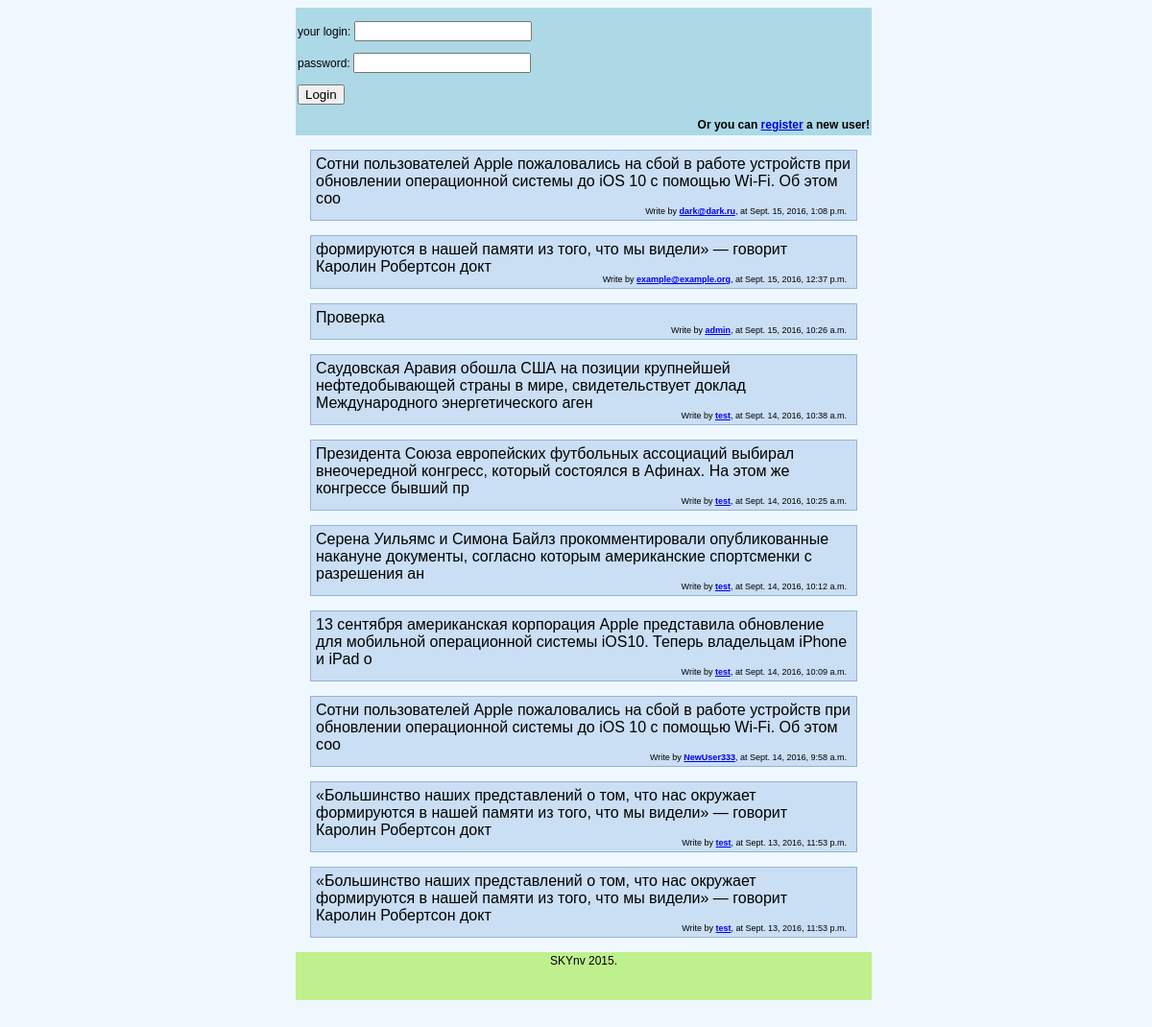
The app's page /, older data.
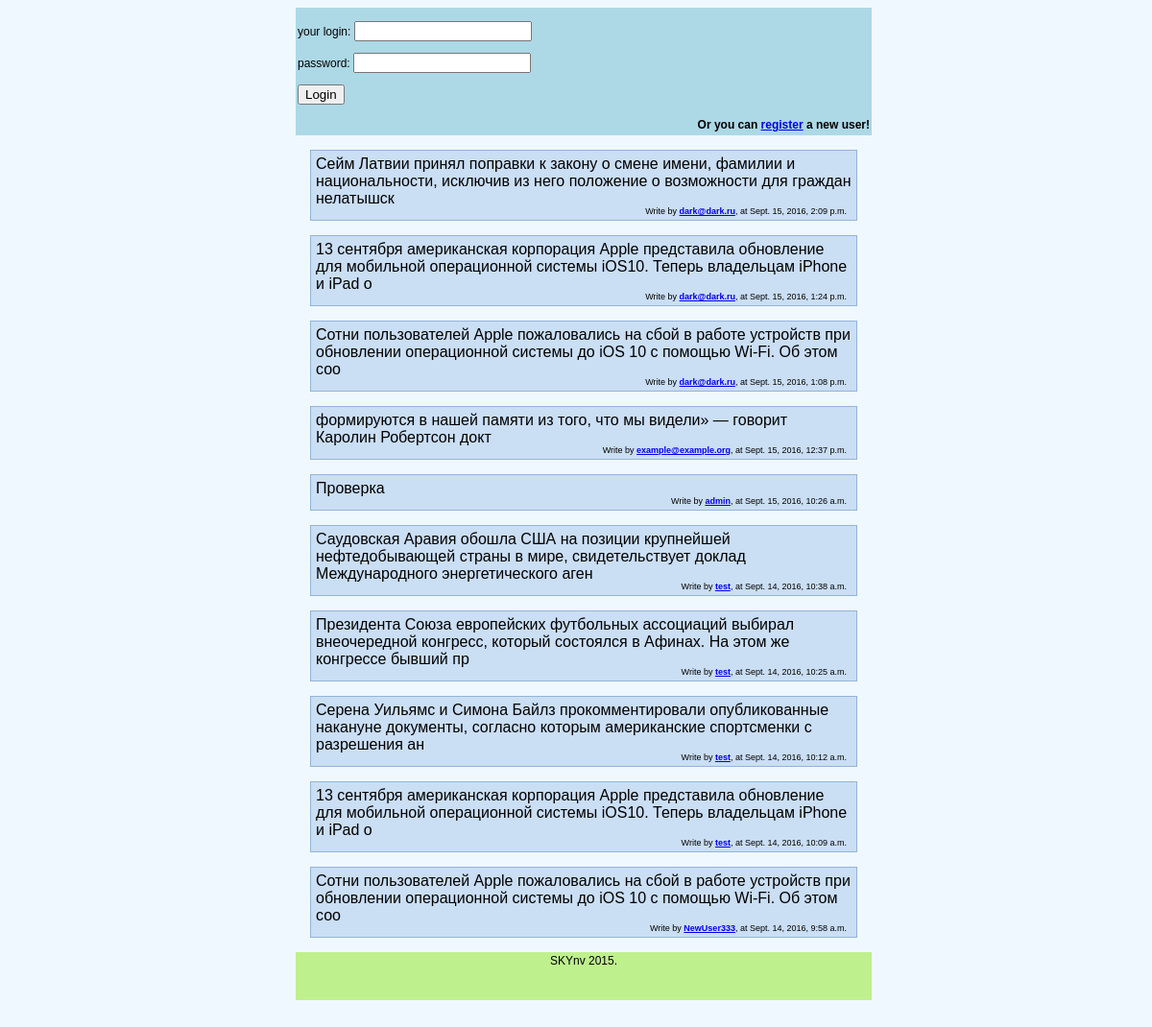
The same page, newer data.
### mblog/models.py (models this page shows, shortened)
class UserPost(models.Model):
    post_text = models.TextField(max_length=140)
    post_user = models.ForeignKey(User, null=True, related_name='+')
    post_date = models.DateTimeField()

### mblog/views.py (the view)
# urls.py: url(r'^$', views.index, name="index"),
def index(request):
    user = request.user
    last_post = UserPost.objects.order_by('-post_date')[:10]
    if user.is_authenticated:
        if request.POST:
            postform = PostForm(request.POST)
            if postform.is_valid():
                getpost(request)
                return HttpResponseRedirect('/')
        else:
            postform = PostForm()
        context_dict = {'user': user, 'form': postform, 'last_post': last_post}
    else:
        if request.POST:
            lform = LoginForm(request.POST)
            if lform.is_valid():
                name = lform.cleaned_data['user_login']
                pwd = lform.cleaned_data['user_password']
                user_login(request, name, pwd)
                return HttpResponseRedirect('/')
        else:
            lform = LoginForm()
        context_dict = {'user': user, 'last_post': last_post, 'lform': lform}
    return render(request, 'mblog/index.html', context_dict)

### mblog/forms.py (shortened to what this page needs)
class LoginForm(forms.Form):
    user_login = forms.CharField(label="your login")
    user_password = forms.CharField(widget=forms.PasswordInput, label="password", min_length=6, max_length=30)

### templates/mblog/index.html (shortened to what this page needs)
{% extends "mblog/base.html" %}
{% block content %}
    {% for post in last_post %}
        <div class="comment">
            {{ post.post_text }}
            <div class="info"> Write by <b><a href="/{{ post.post_user }}">{{ post.post_user }}</a></b>,
                at {{ post.post_date }} </div>
        </div>
    {% endfor %}
{% endblock %}

Row changes from the older to the newer data that the page shows:
no longer on this page (row unchanged): UserPost: post_text "«Большинство наших представлений о том, что нас окружает формируются в нашей памяти из того, что мы видели» — говорит Каролин Робертсон докт", post_user "test", post_date "Sept. 13, 2016, 11:53 p.m."
no longer on this page (row unchanged): UserPost: post_text "«Большинство наших представлений о том, что нас окружает формируются в нашей памяти из того, что мы видели» — говорит Каролин Робертсон докт", post_user "test", post_date "Sept. 13, 2016, 11:53 p.m."
added UserPost: post_text "Сейм Латвии принял поправки к закону о смене имени, фамилии и национальности, исключив из него положение о возможности для граждан нелатышск", post_user "dark@dark.ru", post_date "Sept. 15, 2016, 2:09 p.m."
added UserPost: post_text "13 сентября американская корпорация Apple представила обновление для мобильной операционной системы iOS10. Теперь владельцам iPhone и iPad о", post_user "dark@dark.ru", post_date "Sept. 15, 2016, 1:24 p.m."
